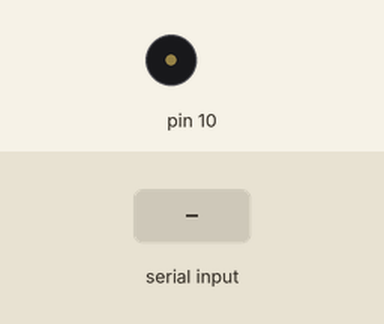
This sketch was run on a simulated Arduino Uno, built with avr-gcc and run on an emulated ATmega328P. Parts: buzzer (waves = sounding). Inputs (shaded band) come from the test bench. What the sketch prints to the serial monitor is not drawn.

Above: at 1.2 s.
1.3 s: byte 90 received over Serial
At 2.0 s:
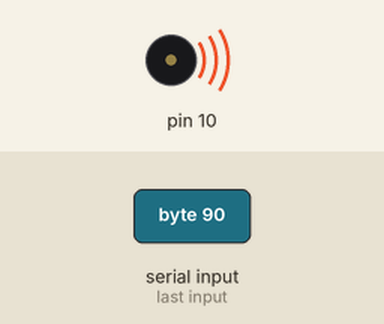
Timing chart, 0 to 4.3 s (numbered marks = the images above; inputs shaded):
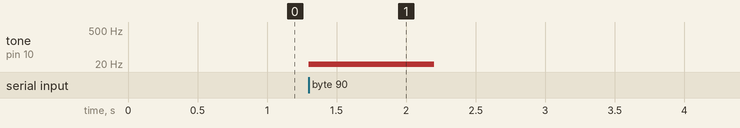

Measured:
- after the input at 1.3 s, tone on pin 10: silent → 10 Hz at once, → silent 0.90 s later

The sketch:

hw_2_piano1.ino
```cpp
//14051012 도진우 피아노 과제

#define NOTE_C4 262
#define NOTE_D4 294
#define NOTE_E4 330
#define NOTE_F4 349
#define NOTE_G4 392
#define NOTE_A4 440
#define NOTE_B4 494
#define NOTE_C5 523

int array[8] = {NOTE_C4, NOTE_D4, NOTE_E4, NOTE_F4, NOTE_G4, NOTE_A4, NOTE_B4, NOTE_C5};

void setup()
{
  pinMode(10, OUTPUT);
  Serial.begin(9600);
  Serial.println("Arduino Piano by 14051012Dojinwoo");
}

void loop()
{
  if(Serial.available()>0){
    byte data = Serial.read();
    data-=49; // 아스키코드를 배열값에 맞게 변환
    tone(10,array[data],900);
    delay(1000);
    noTone(10);
  }
}
```
